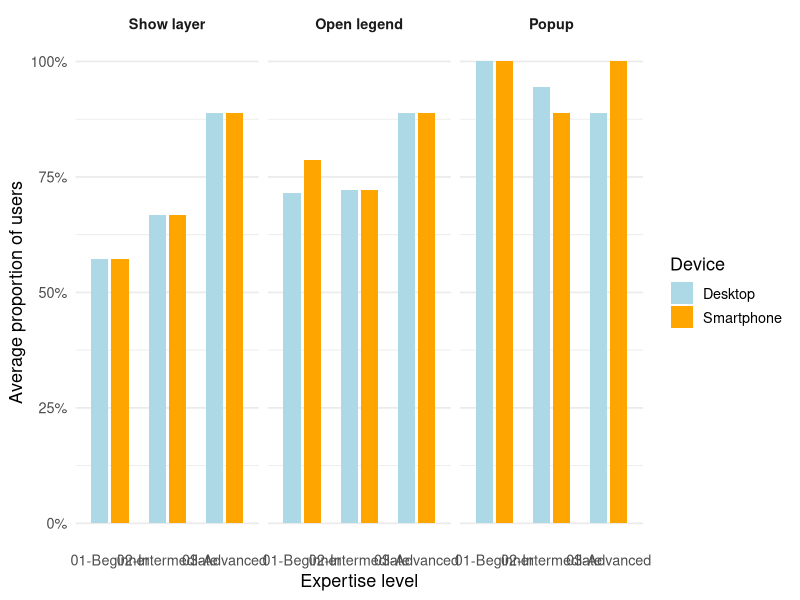
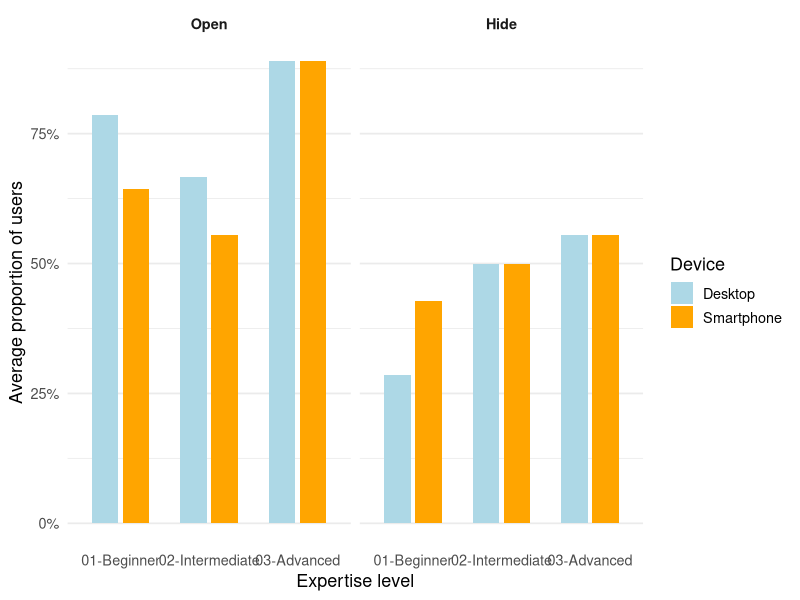

Here is the R script that generated these plots, in order:
# ====================================
# RQ5: Comparison of expertise groups
# ===================================

library(dplyr)
library(ggplot2)
library(scales)
library(tidyr)
library(stringr)
library(readr)
library(lme4)

Type <- read.csv2("Data/Type.csv", header = F)

# names of variables are in first two rows
header_task <- as.character(Type[1, ])
header_inter <- as.character(Type[2, ])

# Build new column names

new_names <- header_task
new_names[1:4] <- c("Participant", "Category", "Device", "Order")

for (i in 5:length(new_names)) {
  task <- str_trim(header_task[i])
  inter <- str_trim(header_inter[i])
  
  new_names[i] <- paste0(task, "_", inter)
}

colnames(Type) <- new_names
Type_clean <- Type[-c(1, 2), ]


# data transformation

id_cols <- c("Participant", "Category", "Device", "Order")

Type_long <- Type_clean %>%
  mutate(
    Device = str_to_title(Device),
    Order  = factor(Order, levels = c("Desktop-Smartphone", "Smartphone-Desktop"))
  ) %>%
  pivot_longer(
    cols = -all_of(id_cols),
    names_to = "task_interaction",
    values_to = "count"
  ) %>%
  mutate(
    count = parse_number(as.character(count))
  ) %>%
  #filter(!is.na(count) & count > 0) %>%
  separate(
    task_interaction,
    into = c("task", "interaction"),
    sep = "_",
    extra = "merge",
    fill = "right"
  ) %>%
  mutate(
    task = factor(task, levels = c(
      "Choropleth1","Choropleth2","Choropleth3","Choropleth4","Choropleth5",
      "Point1","Point2","Point3","Point4"
    )),
    interaction = str_squish(interaction),
    task_type = ifelse(grepl("^Choropleth", as.character(task)),
                       "Choropleth", "Point")
  )

Type_long$count[is.na(Type_long$count)] <- 0

# Choropleth - Show layer, Open legend, Popup

choro_data <- Type_long %>% subset(task_type == "Choropleth" & interaction %in% c("show layer", "legend opened", "popupopen"))
choro_data <- choro_data %>% mutate(interaction = factor(interaction, levels = c("show layer", "legend opened", "popupopen"), 
                                                         labels = c("Show layer", "Open legend", "Popup")))
choro_aggreg <- choro_data %>% group_by(Participant, Device, interaction, Category) %>% summarise(sum = sum(count)) %>% ungroup()

# percentage of participants using the individual interactions

table <- tapply(choro_aggreg$sum, list(choro_aggreg$Category, choro_aggreg$Device, choro_aggreg$interaction), function(x) mean(x!=0))
table_long <- as.data.frame(as.table(table))
colnames(table_long) <- c("Category", "Device", "interaction", "Value")

table_long <- table_long %>%
  mutate(
    Device = factor(Device, levels = c("Desktop", "Smartphone")),
    Category = factor(
      Category,
      levels = c("01-Beginner", "02-Intermediate", "03-Advanced")
    ),
    interaction = factor(interaction, levels = c("Show layer", "Open legend", "Popup"))
  ) %>%
  arrange(interaction, Category, Device)

p_choropleth <- ggplot(table_long, aes(x = Category, y = Value, fill = Device)) +
  geom_col(position = position_dodge(width = 0.7), width = 0.6) +
  facet_wrap(~ interaction, nrow = 1) +
  scale_y_continuous(labels = percent_format()) +
  scale_fill_manual(values = c("Desktop" = "lightblue", "Smartphone" = "orange")) +
  labs(
    x = "Expertise level",
    y = "Average proportion of users",
    fill = "Device"
  ) +
  theme_minimal(base_size = 13) +
  theme(
    panel.grid.major.x = element_blank(),
    strip.text = element_text(face = "bold"),
    legend.position = "right"
  )

p_choropleth

# Points - Open legend, Hide layer

point_data <- Type_long %>% subset(task_type == "Point" & interaction %in% c("hide layer", "legend opened"))
point_data <- point_data %>% mutate(interaction = factor(interaction, levels = c("legend opened", "hide layer"), 
                                                         labels = c("Open", "Hide")))
point_aggreg <- point_data %>% group_by(Participant, Device, interaction, Category) %>% summarise(sum = sum(count)) %>% ungroup()

# percentage of participants using the individual interactions

table_point <- tapply(point_aggreg$sum, list(point_aggreg$Category, point_aggreg$Device, point_aggreg$interaction), function(x) mean(x!=0))
table_point_long <- as.data.frame(as.table(table_point))
colnames(table_point_long) <- c("Category", "Device", "interaction", "Value")

table_point_long <- table_point_long %>%
  mutate(
    Device = factor(Device, levels = c("Desktop", "Smartphone")),
    Category = factor(
      Category,
      levels = c("01-Beginner", "02-Intermediate", "03-Advanced")
    ),
    interaction = factor(interaction, levels = c("Open", "Hide"))
  ) %>%
  arrange(interaction, Category, Device)

p_point <- ggplot(table_point_long, aes(x = Category, y = Value, fill = Device)) +
  geom_col(position = position_dodge(width = 0.7), width = 0.6) +
  facet_wrap(~ interaction, nrow = 1) +
  scale_y_continuous(labels = percent_format()) +
  scale_fill_manual(values = c("Desktop" = "lightblue", "Smartphone" = "orange")) +
  labs(
    x = "Expertise level",
    y = "Average proportion of users",
    fill = "Device"
  ) +
  theme_minimal(base_size = 13) +
  theme(
    panel.grid.major.x = element_blank(),
    strip.text = element_text(face = "bold"),
    legend.position = "right"
  )

p_point

#----------------------------------------
# logistic regression
# - mixed effect models

Type_long$ind <- 0
Type_long$ind[Type_long$count > 0] <- 1
sum(Type_long$ind)/nrow(Type_long)

# Choropleth
Type_long_sub1 <- Type_long %>% subset(task_type == "Choropleth" & interaction %in% c("show layer", "legend opened", "popupopen"))
Type_long_sub1$interaction <- droplevels(as.factor(Type_long_sub1$interaction))

# fixed effect model for comparison
# lr1_full <- glm(ind ~ Category*Device*interaction, data = Type_long_sub1, family = "binomial")
# drop1(lr1_full, test = "LRT")
# lr1_sub <- update(lr1_full, ~.- Category:Device:interaction)
# drop1(lr1_sub, test = "LRT")
# lr1_sub <- update(lr1_sub, ~.-Device:interaction)
# drop1(lr1_sub, test = "LRT")
# lr1_sub <- update(lr1_sub, ~.-Category:Device + Device)
# drop1(lr1_sub, test = "LRT")
# lr1_fin <- update(lr1_sub, ~.-Device)
# summary(lr1_fin)

lrm1_full <- glmer(ind ~ Category*Device*interaction + (1|Participant) + (1|task), 
                 data = Type_long_sub1, family = "binomial")
lrm1_sub <- update(lrm1_full, ~.-Category:Device:interaction)
anova(lrm1_full, lrm1_sub)
lrm1_sub2.1 <- update(lrm1_sub, ~.-Category:Device)
lrm1_sub2.2 <- update(lrm1_sub, ~.-Category:interaction)
lrm1_sub2.3 <- update(lrm1_sub, ~.-Device:interaction)
anova(lrm1_sub, lrm1_sub2.1); anova(lrm1_sub, lrm1_sub2.2); anova(lrm1_sub, lrm1_sub2.3)
summary(lrm1_sub2.3)

lrm1_sub3.1 <- update(lrm1_sub2.3, ~.-Category:Device + Device)
lrm1_sub3.2 <- update(lrm1_sub2.3, ~.-Category:interaction + interaction)
anova(lrm1_sub2.3, lrm1_sub3.1); anova(lrm1_sub2.3, lrm1_sub3.2)
summary(lrm1_sub3.1)

lrm1_sub4.1 <- update(lrm1_sub3.1, ~.-Category:interaction + Category + interaction)
lrm1_sub4.2 <- update(lrm1_sub3.1, ~.-Device)
anova(lrm1_sub3.1, lrm1_sub4.1); anova(lrm1_sub3.1, lrm1_sub4.2)
summary(lrm1_sub4.2) # final model

# Point
Type_long_sub2 <- Type_long %>% subset(task_type == "Point" & interaction %in% c("hide layer", "legend opened"))
Type_long_sub2$interaction <- droplevels(as.factor(Type_long_sub2$interaction))

# fixed effect model for comparison
# lr2_full <- glm(ind ~ Category*Device*interaction, data = Type_long_sub2, family = "binomial")
# drop1(lr2_full, test = "LRT")
# lr2_sub <- update(lr2_full, ~.-Category:Device:interaction)
# drop1(lr2_sub, test = "LRT")
# lr2_sub <- update(lr2_sub, ~.-Category:Device)
# drop1(lr2_sub, test = "LRT")
# lr2_sub <- update(lr2_sub, ~.-Device:interaction + Device)
# drop1(lr2_sub, test = "LRT")
# lr2_fin <- update(lr2_sub, ~.-Device)
# summary(lr2_fin)

# change the estimator for better convergence
ctrl <- glmerControl(
  optimizer = "bobyqa",
  optCtrl = list(maxfun = 2e5)
)

lrm2_full <- glmer(
  ind ~ Category*Device*interaction +
    (1|Participant) +
    (1|task),
  data = Type_long_sub2,
  family = binomial,
  control = ctrl
)
# isSingular(lrm2_full)
# VarCorr(lrm2_full)

lrm2_sub <- update(lrm2_full, ~.-Category:Device:interaction)
anova(lrm2_full, lrm2_sub)

lrm2_sub2.1 <- update(lrm2_sub, ~.-Category:Device)
lrm2_sub2.2 <- update(lrm2_sub, ~.-Category:interaction)
lrm2_sub2.3 <- update(lrm2_sub, ~.-Device:interaction)
anova(lrm2_sub, lrm2_sub2.1); anova(lrm2_sub, lrm2_sub2.2); anova(lrm2_sub, lrm2_sub2.3)
summary(lrm2_sub2.1)

lrm2_sub3.1 <- update(lrm2_sub2.1, ~.-Category:interaction + Category)
lrm2_sub3.2 <- update(lrm2_sub2.1, ~.-Device:interaction + Device)
anova(lrm2_sub2.1, lrm2_sub3.1); anova(lrm2_sub2.1, lrm2_sub3.2)
summary(lrm2_sub3.2)

lrm2_sub4.1 <- update(lrm2_sub3.2, ~.-Category:interaction + Category + interaction)
lrm2_sub4.2 <- update(lrm2_sub3.2, ~.-Device)
anova(lrm2_sub3.2, lrm2_sub4.1); anova(lrm2_sub3.2, lrm2_sub4.2)
summary(lrm2_sub4.2) # final model

lrm2_sub5.1 <- update(lrm2_sub4.2, ~.-Category:interaction + Category + interaction )
anova(lrm2_sub4.2, lrm2_sub5.1)
